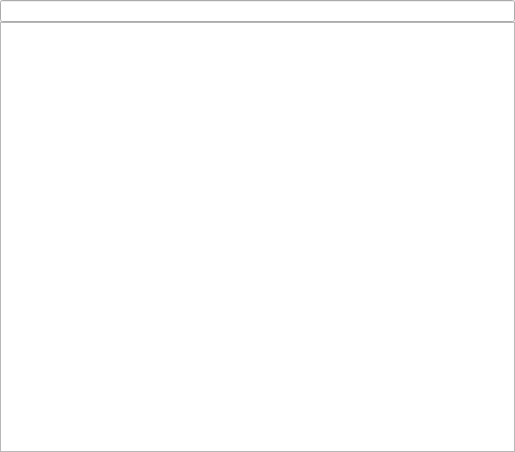
<?xml version="1.0" encoding="UTF-8"?>
<ui version="4.0">
 <class>WidgetIRCChannel</class>
 <widget class="QMainWindow" name="WidgetIRCChannel">
  <property name="geometry">
   <rect>
    <x>0</x>
    <y>0</y>
    <width>515</width>
    <height>452</height>
   </rect>
  </property>
  <property name="windowTitle">
   <string>MainWindow</string>
  </property>
  <widget class="QWidget" name="centralwidget">
   <layout class="QVBoxLayout" name="verticalLayout">
    <property name="spacing">
     <number>0</number>
    </property>
    <property name="margin">
     <number>0</number>
    </property>
    <item>
     <widget class="QLineEdit" name="lineEditTopic">
      <property name="sizePolicy">
       <sizepolicy hsizetype="Preferred" vsizetype="Fixed">
        <horstretch>0</horstretch>
        <verstretch>0</verstretch>
       </sizepolicy>
      </property>
     </widget>
    </item>
    <item>
     <widget class="QTextBrowser" name="textBrowser">
      <property name="enabled">
       <bool>true</bool>
      </property>
      <property name="sizePolicy">
       <sizepolicy hsizetype="Expanding" vsizetype="Expanding">
        <horstretch>0</horstretch>
        <verstretch>0</verstretch>
       </sizepolicy>
      </property>
      <property name="html">
       <string>&lt;!DOCTYPE HTML PUBLIC &quot;-//W3C//DTD HTML 4.0//EN&quot; &quot;http://www.w3.org/TR/REC-html40/strict.dtd&quot;&gt;
&lt;html&gt;&lt;head&gt;&lt;meta name=&quot;qrichtext&quot; content=&quot;1&quot; /&gt;&lt;style type=&quot;text/css&quot;&gt;
p, li { white-space: pre-wrap; }
&lt;/style&gt;&lt;/head&gt;&lt;body style=&quot; font-family:'MS Shell Dlg 2'; font-size:8.25pt; font-weight:400; font-style:normal;&quot;&gt;
&lt;p style=&quot;-qt-paragraph-type:empty; margin-top:0px; margin-bottom:0px; margin-left:0px; margin-right:0px; -qt-block-indent:0; text-indent:0px; font-family:'Sans Serif'; font-size:9pt;&quot;&gt;&lt;/p&gt;&lt;/body&gt;&lt;/html&gt;</string>
      </property>
      <property name="openLinks">
       <bool>false</bool>
      </property>
     </widget>
    </item>
   </layout>
  </widget>
 </widget>
 <resources/>
 <connections/>
</ui>
